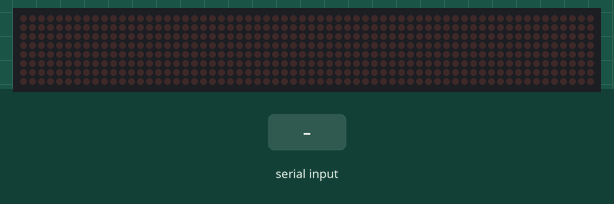
Simulated run of this sketch. Board: Arduino Uno, built with avr-gcc and run on an emulated ATmega328P. On the bench: 64×8 LED matrix. Inputs (shaded band) come from the test bench.

Above: at 1.2 s.
1.3 s: "s" received over Serial
At 2.4 s:
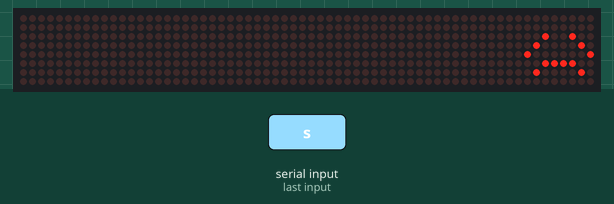
2.8 s: "n" received over Serial
At 3.6 s:
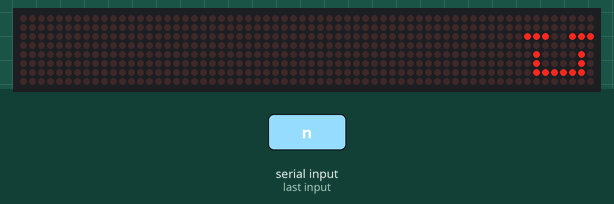
4.3 s: "h" received over Serial
At 4.7 s:
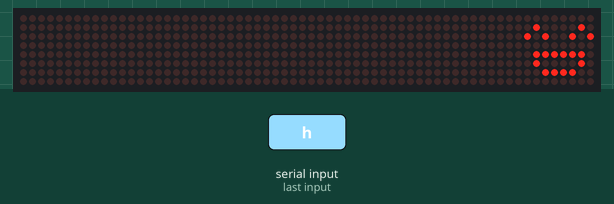
Timing chart, 0 to 7.3 s (numbered marks = the images above; inputs shaded):
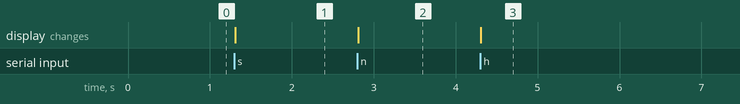

Measured:
- after the input at 1.3 s, the display: changes at once (image 1)
- after the input at 2.8 s, the display: changes at once (image 2)
- after the input at 4.3 s, the display: changes at once (image 3)

The sketch:

LED.ino
```cpp
#include <LedControl.h>

//pins
int DIN = 12;
int CS =  11;
int CLK = 10;
//LED CONTROl
LedControl lc=LedControl(DIN,CLK,CS,0);


void setup(){
  Serial.begin(9600);
  lc.shutdown(0,false);       //Turning off power saving mode
  lc.setIntensity(0,1);      // Brightness (god help me do not go above 10)
  lc.clearDisplay(0);         // and clear the display
}

void loop(){
  ProtocallLoop();
}

void ProtocallLoop(){
    // checking if anything is in siral buffer
  while(Serial.available() > 0){
    char message = Serial.read();
    switch (message){
      case 's':
      PrintSad();
      break;

      case 'n':
      PrintNeutral();
      break;

      case 'h':
      PrintHappy();
      break;
    }
  }
}

//printing function
void printByte(byte character [])
{
  int i = 0;
  for(i=0;i<8;i++)
  {
    lc.setRow(0,i,character[i]);
  }
}

//Print Face Functions
void PrintNeutral(){
  byte neutral[8] = {0x00,0x00,0xE7,0x00,0x42,0x42,0x7E,0x00};
  printByte(neutral);
}
void PrintHappy(){
  byte smile[8] =   {0x00,0x42,0xA5,0x00,0x7E,0x42,0x3C,0x00};
  printByte(smile);
}
void PrintSad(){
  byte frown[8] =   {0x00,0x00,0x24,0x42,0x81,0x3C,0x42,0x00};
  printByte(frown);
}
```
